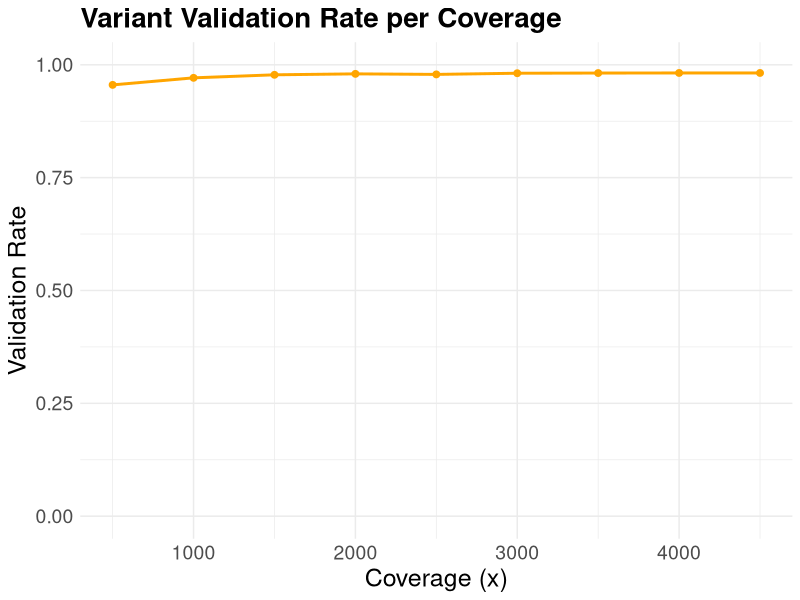

Write the R code that produced this figure.
library(ggplot2)
library(dplyr)
library(tidyr)
library(tidyverse)
library(reshape2)

#Fig2A
# Data
coverage <- c(500, 1000, 1500, 2000, 2500, 3000, 3500, 4000, 4500)
validation_rate <- c(0.9555, 0.9711, 0.9778, 0.9799, 0.9787, 0.9813, 0.9817, 0.9819,0.9819)
data <- data.frame(Coverage = coverage, ValidationRate = validation_rate)

# Plot
ggplot(data, aes(x = Coverage, y = ValidationRate)) +
  geom_line(color = "orange", size = 1) +
  geom_point(color = "orange", size = 2) +
  labs(title = "Variant Validation Rate per Coverage", 
       x = "Coverage (x)", 
       y = "Validation Rate") +
  ylim(0, 1) +
  theme_minimal() +
  theme(text = element_text(size = 16),
        axis.title = element_text(size = 18),
        axis.text = element_text(size = 14),
        plot.title = element_text(size = 20, face = "bold"))

#Fig2B

data <- data.frame(
  expectedVAFrange = rep(c("VAF>=10", "5<=VAF<10", "2<=VAF<5", "1<=VAF<2", "VAF<1"), 2),
  coverage = factor(c(
    rep("4000x", 5),
    rep("500x", 5)
  ), levels = c("4000x", "500x")),
  recall_rate = c(
    # 4000x
    0.9909701658, 0.9762574652, 0.9867675554, 0.9560608736, 0.9742519717,
    # 500x
    0.9882678066, 0.971674132, 0.9808647101, 0.9341421427, 0.6548925822
  ),
  variant_count = c(
    # SNVs counts
    424814, 1863491, 679164, 2203321, 372145,
    # Same counts for 500x
    424814, 1863491, 679164, 2203321, 372145
  )
)

# Set the correct factor levels to ensure proper ordering
data$expectedVAFrange <- factor(data$expectedVAFrange,
                                levels = c("VAF>=10", "5<=VAF<10", "2<=VAF<5", "1<=VAF<2", "VAF<1"))

# Create an x-axis with sample counts included for all points
data$x_label <- paste0(data$expectedVAFrange, "\n(n=", data$variant_count, ")")

data$x_label <- factor(data$x_label, 
                       levels = unique(data$x_label[order(data$expectedVAFrange)]))

# Create the line plot
vaf_plot <- ggplot(data, aes(x = x_label, y = recall_rate, 
                             group = coverage, color = coverage)) +
  geom_line(size = 1.2) +
  geom_point(size = 3) +
  # Add text labels for recall rates
  geom_text(aes(label = sprintf("%.4f", recall_rate), 
                vjust = ifelse(coverage == "4000x", -1.8, 2.5)), 
            hjust = 0.5, 
            size = 4) +
  # Set specific colors for 4000x and 500x
  scale_color_manual(values = c("4000x" = "#EE3377", 
                                "500x" = "#0077BB")) +
  # Y-axis settings
  scale_y_continuous(
    limits = c(0.6, 1),  # Adjusted to focus on the range of data
    breaks = seq(0.6, 1, 0.1),
    expand = expansion(mult = c(0, 0.1))
  ) +
  # Labels
  labs(
    title = "SNV Recall Per Expected VAF Ranges",
    x = "Expected VAF",
    y = "Recall Rate",
    color = "Coverage"
  ) +
  # Custom theme settings (maintained from original)
  theme_minimal() +
  theme(
    axis.text.x = element_text(size = 11),
    axis.text.y = element_text(size = 11),
    axis.title = element_text(size = 13),
    plot.title = element_text(size = 18, hjust = 0.5),
    plot.subtitle = element_text(size = 14, hjust = 0.5),
    legend.position = "top",
    legend.title = element_text(size = 12),
    legend.text = element_text(size = 11),
    panel.grid.minor = element_blank(),
    panel.grid.major.x = element_blank(),
    plot.background = element_rect(fill = "white", color = NA),
    panel.background = element_rect(fill = "white", color = NA)
  )

#Fig2C

data <- data.frame(
  Variant_Type = c("SNVs (N=6,037,703)", "Indels (N=1,832,989)", "SVs (N=51,006)"),
  Alignment_Recall = c(0.9325612737, 0.8669380995, 0.9372230718),
  Percent_Rescued = c(0.007846030187, 0.1011609999, 0.02235031173)
)

# IMPORTANT FIX: The factor levels in your code don't match the actual data values
# Set the factor levels to match the actual values in your data
data$Variant_Type <- factor(data$Variant_Type, 
                            levels = c("SNVs (N=6,037,703)", 
                                       "Indels (N=1,832,989)", 
                                       "SVs (N=51,006)"))

# Calculate total values for each variant type
data$Total <- data$Alignment_Recall + data$Percent_Rescued

# Reshape the data to long format
melted_data <- melt(data, id.vars = c("Variant_Type", "Total"), 
                    variable.name = "Metric",
                    value.name = "Value")

# Reorder the levels of Metric to match the stacking order
melted_data$Metric <- factor(melted_data$Metric, 
                             levels = c("Percent_Rescued", 
                                        "Alignment_Recall"))

# Create the plot
validation_plot <- ggplot(melted_data, aes(x = Variant_Type, y = Value)) +
  geom_bar(aes(fill = Metric), stat = "identity", width = 0.7) +
  # Add text annotations for totals
  geom_text(data = data,  # Use original data frame
            aes(y = Total, label = sprintf("%.1f%%", Total * 100)),
            vjust = -0.5,
            size = 4) +
  geom_text(data = data,
            aes(y = Alignment_Recall/2, 
                label = sprintf("%.1f%%", Alignment_Recall * 100)),
            size = 4,
            color = "white") +
  scale_fill_manual(values = c("Percent_Rescued" = "#EE3377",       
                               "Alignment_Recall" = "#0077bb"),    
                    labels = c("Assembly-based Validation",
                               "Alignment-based Validation")) +
  scale_y_continuous(limits = c(0, 1.05),  # Increased upper limit to accommodate labels
                     breaks = seq(0, 1, 0.25),
                     labels = scales::percent,
                     expand = c(0, 0)) +
  labs(title = "Recall Across Variant Types",
       x = "",
       y = "Recall",
       fill = "") +
  theme_minimal() +
  theme(
    axis.text.x = element_text(size = 11),
    axis.text.y = element_text(size = 11),
    axis.title.y = element_text(size = 13),
    plot.title = element_text(size = 18, hjust = 0.5),
    legend.position = "top",
    legend.justification = "center",
    panel.grid = element_blank(),  # Remove all gridlines
    plot.background = element_rect(fill = "white", color = NA),
    panel.background = element_rect(fill = "white", color = NA)
  )

#Fig2D
